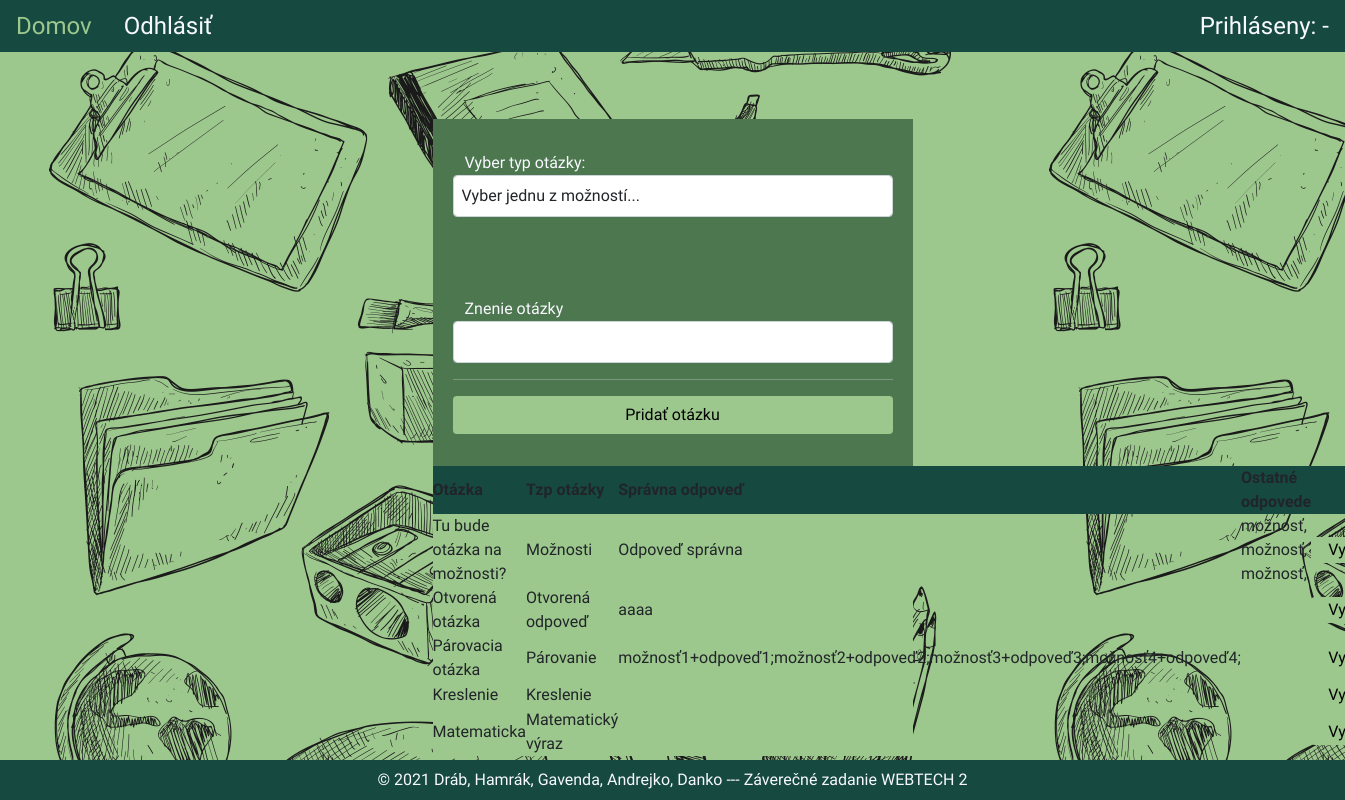
The app's page /testOverview.php?code=98241 with its own data.
### tables this page shows
CREATE TABLE `questions` (
  `id` int UNSIGNED NOT NULL,
  `question` varchar(512) NOT NULL,
  `type_id` int NOT NULL,
  `correct_answer_id` varchar(512) DEFAULT NULL,
  `all_answers_id` varchar(512) DEFAULT NULL
);

CREATE TABLE `no_question_type` (
  `id` int UNSIGNED NOT NULL,
  `type` varchar(64) NOT NULL
);

CREATE TABLE `answers` (
  `id` int UNSIGNED NOT NULL,
  `answer` varchar(512) NOT NULL,
  `is_correct` tinyint DEFAULT NULL
);

### testOverview.php (the view, shortened to what this page needs)
<?php
$conn = (new Database())->createConnection();
require_once "partials/header.php";
echo getHead('Test |');
echo getHeaderTeacher($_SESSION['name'], $_SESSION['surname'], $_SESSION["loginType"]); ?>
    <div class="container addTest">
        <div class="row">
            <div class="container-login">
                <div class="h-100 row align-items-center greenBack">
                    <label for="questionType"><b>Vyber typ otázky:</b></label>
                    <select class="form-control" name="questionType" id="questionType">
                        <option value="">Vyber jednu z možností...</option>
                    </select>
                </div>
            </div>
            <div class="container-login">
                <div class="h-100 row align-items-center greenBack">
                    <label for="question"><b>Znenie otázky</b></label>
                    <input class="form-control" type="text" id="question" name="question" required>
                    <hr>
                    <input type="button" class="btn btn-login" value="Pridať otázku" id="addQuestion">
                </div>
            </div>
        </div>
        <div class="row">
            <table id="questionsOverview">
                <thead>
                <tr>
                    <td>Otázka</td>
                    <td>Tzp otázky</td>
                    <td>Správna odpoveď</td>
                    <td>Ostatné odpovede</td>
                    <td></td>
                </tr>
                </thead>
                <tbody>
                <?php
                $test = $conn->prepare("select * from tests where code = :code");
                $test->bindParam(':code', $_GET['code']);
                $test->execute();
                $test = $test->fetch();
                if ($test['question_id'] != "") {
                    $question_ids = explode(",", $test['question_id']);
                    $stmGetQuestion = $conn->prepare("SELECT q.*,qt.type FROM questions q
    join no_question_type qt on q.type_id = qt.id
    WHERE q.id = :id");
                    $stmGetAnswer = $conn->prepare("SELECT * FROM answers WHERE id = :id");
                    foreach ($question_ids as $id) {
                        $stmGetQuestion->bindParam(':id', $id);
                        $stmGetQuestion->execute();
                        $question = $stmGetQuestion->fetch();
                        $questionType = $question['type_id'];
                        switch ($questionType) {
                            case "1":
                                $stmGetAnswer->bindParam(':id', $question['correct_answer_id']);
                                $stmGetAnswer->execute();
                                $correctAnswer = $stmGetAnswer->fetch();
                                ?>
                                <tr id="<?php echo $question['id']; ?>">
                                    <td><?php echo $question['question']; ?></td>
                                    <td><?php echo $question['type']; ?></td>
                                    <td><?php echo $correctAnswer['answer']; ?></td>
                                    <td><?php ?></td>
                                    <td><input type="button" class="btn btn-login btn-table" value="Vymazať" onclick="deleteQuestion()"></td>
                                </tr>
                                <?php
                                break;
                            case "2":
                                $stmGetAnswer->bindParam(':id', $question['correct_answer_id']);
                                $stmGetAnswer->execute();
                                $correctAnswer = $stmGetAnswer->fetch();
                                $otherAnswersIds = explode(",", $question['all_answers_id']);
                                $otherAnswers = array();
                                foreach ($otherAnswersIds as $answerId) {
                                    $stmGetAnswer->bindParam(':id', $answerId);
                                    $stmGetAnswer->execute();
                                    $answer = $stmGetAnswer->fetch();
                                    array_push($otherAnswers, $answer['answer']);
                                }
                                ?>
                                <tr id="<?php echo $question['id']; ?>">
                                    <td><?php echo $question['question']; ?></td>
                                    <td><?php echo $question['type']; ?></td>
                                    <td><?php echo $correctAnswer['answer']; ?></td>
                                    <td><?php foreach ($otherAnswers as $answer) {
                                            echo $answer . ', ';
                                        } ?></td>
                                    <td><input type="button" class="btn btn-login btn-table" value="Vymazať" onclick="deleteQuestion()"></td>
                                </tr>
                                <?php
                                break;
                            case "3":
                                $stmGetAnswer->bindParam(':id', $question['correct_answer_id']);
                                $stmGetAnswer->execute();
                                $correctAnswer = $stmGetAnswer->fetch();
                                $arrPairs = explode("&", $correctAnswer['answer']);
                                $matches = explode("~", $arrPairs[0]);
                                $answers = explode("~", $arrPairs[1]);
                                ?>
                                <tr id="<?php echo $question['id']; ?>">
                                    <td><?php echo $question['question']; ?></td>
                                    <td><?php echo $question['type']; ?></td>
                                    <td><?php for ($i = 0; $i < sizeof($matches); $i++) echo $matches[$i] . '+' . $answers[$i] . ';'; ?></td>
                                    <td><?php ?></td>
                                    <td><input type="button" class="btn btn-login btn-table" value="Vymazať" onclick="deleteQuestion()"></td>
                                </tr>
                                <?php
                                break;
                            case "4":
                            case "5":
                                ?>
                                <tr id="<?php echo $question['id']; ?>">
                                    <td><?php echo $question['question']; ?></td>
                                    <td><?php echo $question['type']; ?></td>
                                    <td><?php ?></td>
                                    <td><?php ?></td>
                                    <td><input type="button" class="btn btn-login btn-table" value="Vymazať" onclick="deleteQuestion()"></td>
                                </tr>
                                <?php
                                break;
                        }
                    }
                }
                ?>
                </tbody>
            </table>
        </div>
    </div>
<?php echo getFooter(); ?>

### assets/css/style.css (style rules this page uses)
* { margin: 0; padding: 0; border: 0; box-sizing: border-box; }
body { background-color: #9dc88d; background-image: url("back.png"); font-family: 'Quicksand', sans-serif; font-weight: 300; }
.container { margin-top: 5%; }
.addTest { width: 30rem; }
.btn { background-color: #4d774e; color: ghostwhite; }
.btn-login { background-color: #9dc88d; color: black; }
.container-login { background-color: #4d774e; color: ghostwhite; padding: 2rem; }
.form-control { padding: 0.5rem; margin-bottom: 1rem; }
.row { background-color: #9dc88d; }
thead { font-weight: bold; font-size: large; background-color: #164a41; }
td { font-size: medium; }
.btn-table { padding: 0; padding-right: 1rem; padding-left: 1rem; }
.greenBack { background-color: #4d774e; }

### records on screen
questions: question "Tu bude otázka na možnosti?", no_question_type.type "Možnosti", answers.answer "Odpoveď správna", answer "možnosť"
questions: question "Otvorená otázka", no_question_type.type "Otvorená odpoveď", answers.answer "aaaa"
questions: question "Párovacia otázka", no_question_type.type "Párovanie", answers.answer "možnosť1", answers.answer "odpoveď1", answers.answer "možnosť2", answers.answer "odpoveď2", answers.answer "možnosť3", answers.answer "odpoveď3", answers.answer "možnosť4", answers.answer "odpoveď4"
questions: question "Kreslenie", no_question_type.type "Kreslenie"
questions: question "Matematicka", no_question_type.type "Matematický výraz"
